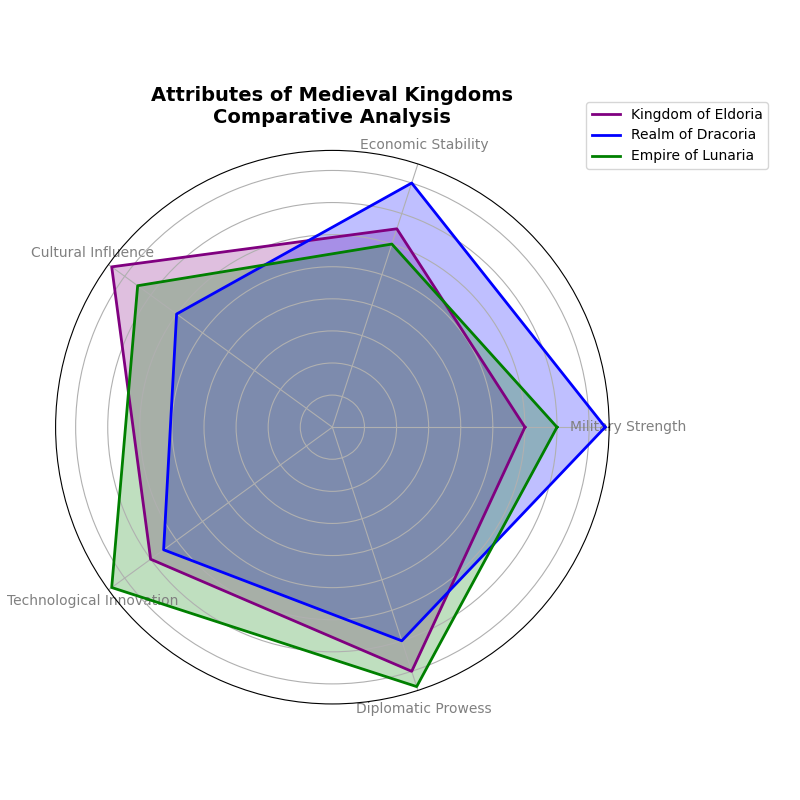

Here is the Python script that generated this plot:
import matplotlib.pyplot as plt
import numpy as np
from math import pi

attributes = ['Military Strength', 'Economic Stability', 'Cultural Influence', 
              'Technological Innovation', 'Diplomatic Prowess']

eldoria_stats = [60, 65, 85, 70, 80]
dracoria_stats = [85, 80, 60, 65, 70]
lunaria_stats = [70, 60, 75, 85, 85]

data = [eldoria_stats, dracoria_stats, lunaria_stats]
kingdoms = ['Kingdom of Eldoria', 'Realm of Dracoria', 'Empire of Lunaria']
colors = ['purple', 'blue', 'green']  # Shuffled the colors

num_vars = len(attributes)

angles = np.linspace(0, 2 * np.pi, num_vars, endpoint=False).tolist()
angles += angles[:1]

def create_radar_chart(ax, data, color, label):
    data += data[:1]
    ax.plot(angles, data, color=color, linewidth=2, label=label)
    ax.fill(angles, data, color=color, alpha=0.25)

fig, ax = plt.subplots(figsize=(8, 8), subplot_kw=dict(polar=True))

for i in range(len(kingdoms)):
    create_radar_chart(ax, data[i], colors[i], kingdoms[i])

ax.set_yticklabels([])
ax.set_xticks(angles[:-1])
ax.set_xticklabels(attributes, fontsize=10, color='gray')
plt.title('Attributes of Medieval Kingdoms\nComparative Analysis', size=14, weight='bold', pad=20)

ax.legend(loc='upper right', bbox_to_anchor=(1.3, 1.1), fontsize=10)

plt.tight_layout()

plt.show()
